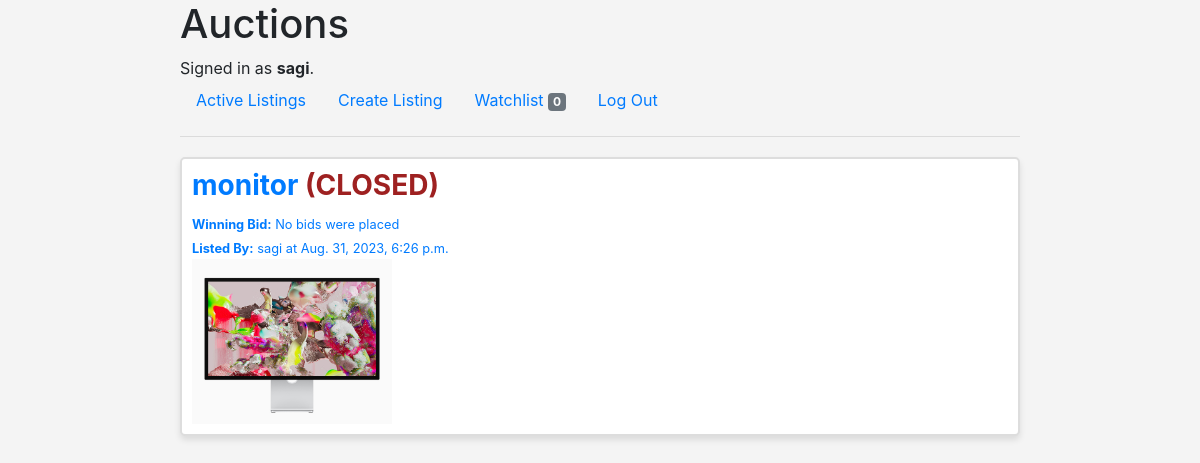
/watchlist/ (signed in), run on an earlier commit of the app's database.
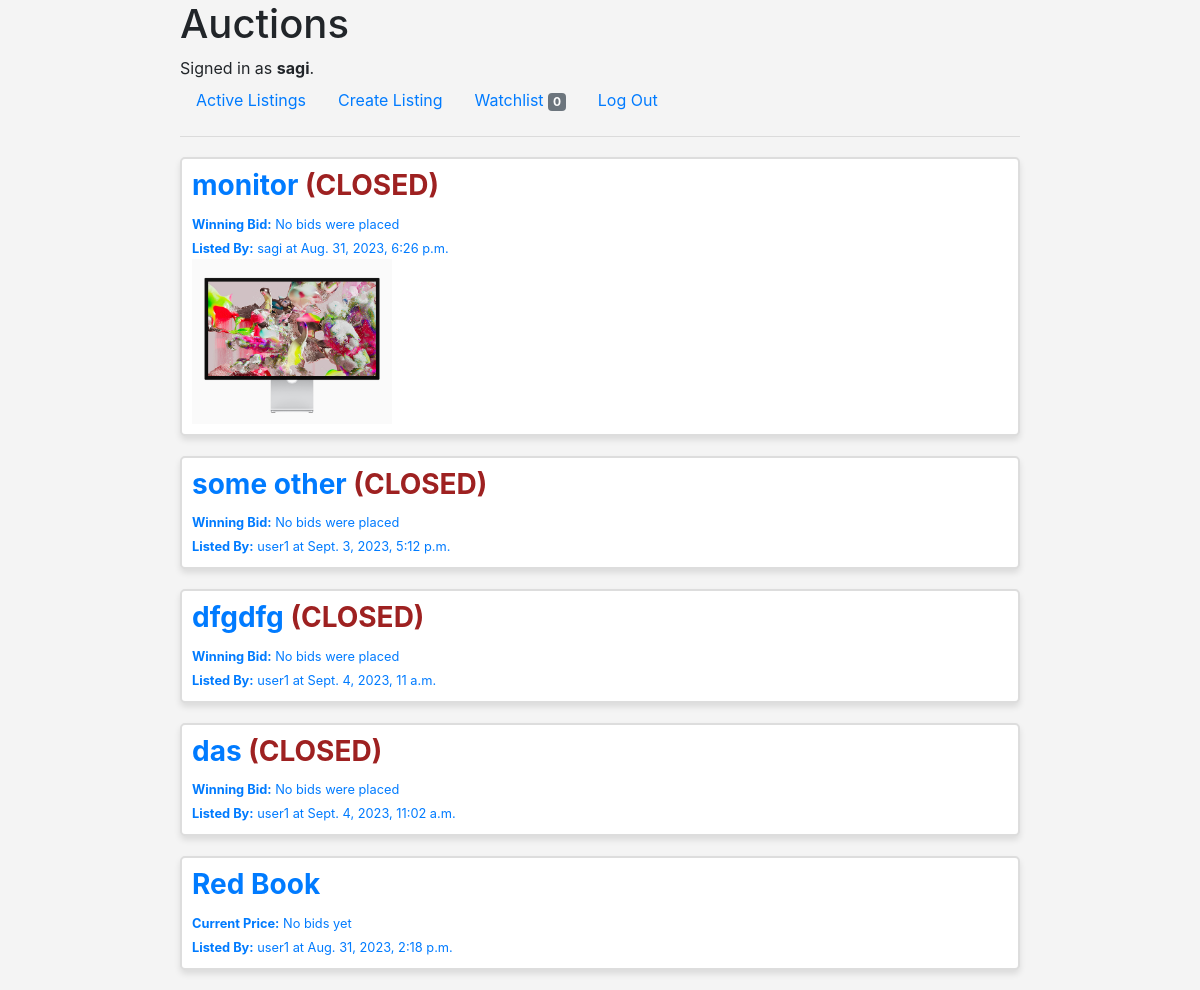
And on a later commit of the database.
### auctions/models.py (models this page shows)
class AuctionList(models.Model):
    seller = models.ForeignKey('User', on_delete=models.CASCADE, related_name = "lists")
    productName = models.CharField(max_length=64)
    initialPrice = models.DecimalField(max_digits=30, decimal_places=2)
    info = models.TextField(max_length=1000)
    creationTime = models.DateTimeField(auto_now_add=True)
    image = models.ImageField(upload_to= user_directory_path, blank=True, null=True)
    watchlist = models.ManyToManyField(User, blank=True, related_name = "watchlist")
    CATEGORY_CHOICES = [
        ('Uncategorized', 'Select a category'),
        ('Electronics', 'Electronics'),
        ('Clothing', 'Clothing'),
        ('Home and Garden', 'Home and Garden'),
        ('Toys and Games', 'Toys and Games'),
        ('Books', 'Books'),
        ('Sports and Outdoors', 'Sports and Outdoors'),
        ('Automotive', 'Automotive'),
        ('Jewelry and Watches', 'Jewelry and Watches'),
        ('Collectibles', 'Collectibles'),
        ('Health and Beauty', 'Health and Beauty'),
        ('Music and Instruments', 'Music and Instruments'),
        ('Art and Crafts', 'Art and Crafts'),
        ('Food and Beverages', 'Food and Beverages'),
        ('Pets', 'Pets'),
        ('Travel and Experiences', 'Travel and Experiences'),
        ('Other', 'Other'),
    ]
    category = models.CharField(
        max_length=50,
        choices=CATEGORY_CHOICES,
        default='Uncategorized',
    )
    AUCTION_STATUS_CHOICES = (
        ('active', 'Active'),
        ('closed', 'Closed')
    )
    status = models.CharField(
        max_length=10,
        choices=AUCTION_STATUS_CHOICES,
        default='active'  # Set the default status to 'active' when an auction is created.
    )

class User(AbstractUser):
    pass

### auctions/views.py (the view)
# urls.py: path("watchlist/", views.watchlist, name="watchlist"),
@login_required
def watchlist(request):
    newNotifications = request.user.notifications.filter(is_read=False)
    newNotificatedProductsIds = list(newNotifications.values_list('product__id', flat=True))
    watchlist = request.user.watchlist.all()
    return render(request,"auctions/watchlist.html",{
        "watchlist":watchlist,
        "newNotificatedProductsIds":newNotificatedProductsIds
    })

### auctions/context_processors.py (called while the page is built)
def notification_count(request):
    if request.user.is_authenticated:
        return {'notification_count': Notification.objects.filter(user=request.user, is_read=False).count()}
    return {}

### auctions/templates/auctions/watchlist.html
{% extends "auctions/layout.html" %}
{% block body %}
    {% for product in watchlist %}
    <a href="{% url 'productPage' product.id%}" class="auctionProductLink">
        <div class="auctionProduct">
            <div class="productText">
                <h3><b> {{product.productName}} <span class="status">{% if product.status == 'closed' %} (CLOSED) {% endif %} </span> </b></h3>
                {% if product.highestBid %}
                    {% if product.status == 'active' %}
                        <small><b>Current Price:</b> {{ product.highestBid|floatformat:2  }}$</small> <br>
                    {% else %}
                        <small><b>Winning Bid:</b> {{ product.highestBid|floatformat:2  }}$</small> <br>
                    {% endif %}
                {% else %}
                    {% if product.status == 'active' %}
                        <small><b>Current Price:</b> No bids yet</small><br>
                    {% else %}
                        <small><b>Winning Bid:</b> No bids were placed </small><br>
                    {% endif %}
                {% endif %}
                <small><b>Listed By:</b> {{product.seller}} at {{ product.creationTime }}</small>
            </div>
            <div class="productImg">
                {% if product.image %}
                    <img src="{{ product.image.url }}" alt="{{ product.productName }}" style="max-width: 200px;">
                {% endif %}
            </div>
        </div>
    </a>
    {%empty%}
        <p>No active listings.</p>
    {% endfor %}
{% endblock %}

What changed in the data, as far as the page shows it:
now on this page (row edited): AuctionList: productName "some other", status "(CLOSED)", shows "Winning Bid:", seller "user1", creationTime "Sept. 3, 2023, 5:12 p.m."
added AuctionList: productName "dfgdfg", status "(CLOSED)", shows "Winning Bid:", seller "user1", creationTime "Sept. 4, 2023, 11 a.m."
added AuctionList: productName "das", status "(CLOSED)", shows "Winning Bid:", seller "user1", creationTime "Sept. 4, 2023, 11:02 a.m."
now on this page (row unchanged): AuctionList: productName "Red Book", shows "Current Price:", status "No bids yet", seller "user1", creationTime "Aug. 31, 2023, 2:18 p.m."
